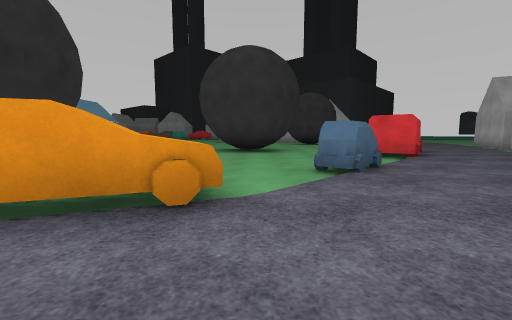
[1] (above)

18 first-person views from a walk through a 3-D level made in the Unity game engine. The camera is 1.2 m above the floor, tilts 6° down and sees 90° across. Doors are open. The floor is counted in squares, 2 m on a side. Each view is taken from the middle of a square. On the plan, view 1 faces up. The plan holds only what a view shows up to about 9 squares ahead; the rest is blank. The place goes on beyond the plan. The player is left out. Some surface patterns are stand-ins.

[2]
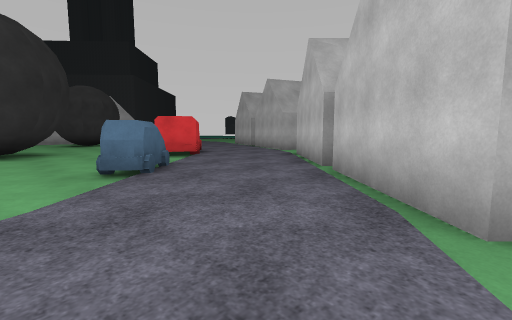

[3]
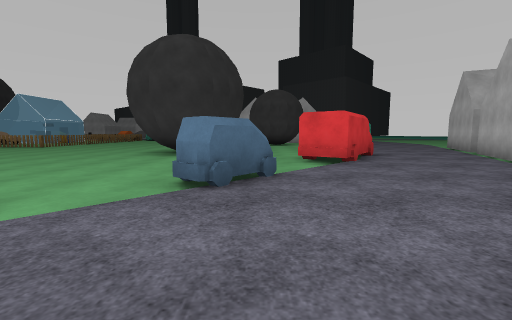

[4]
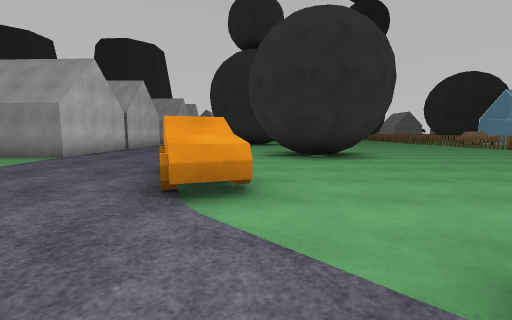

[5]
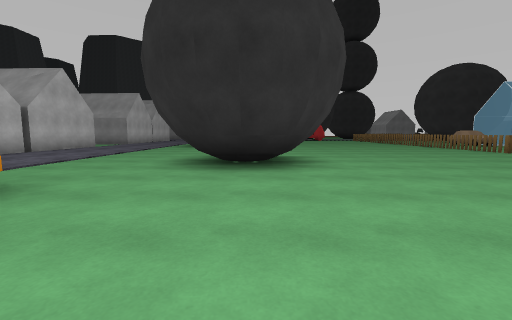

[6]
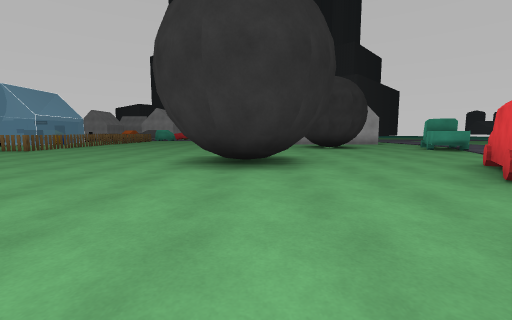

[7]
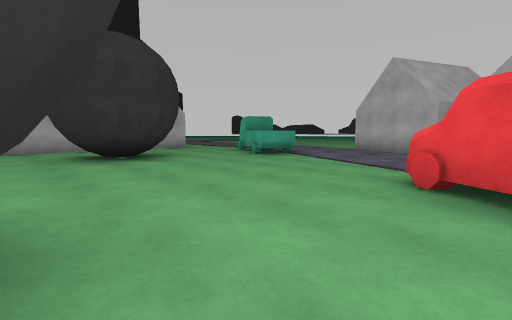

[8]
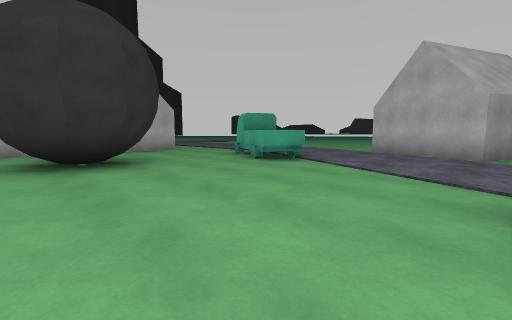

[9]
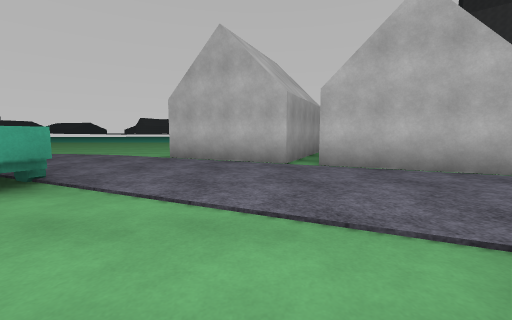

[10]
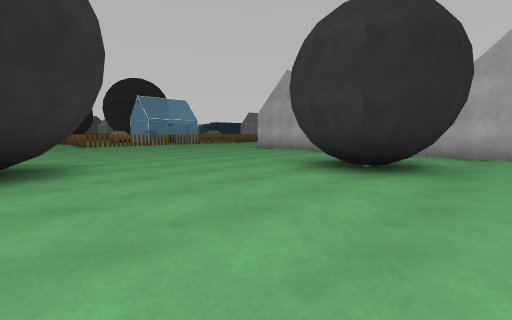

[11]
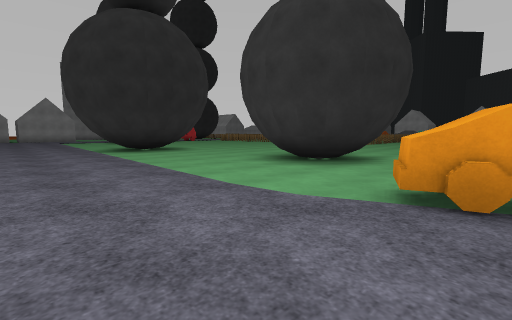

[12]
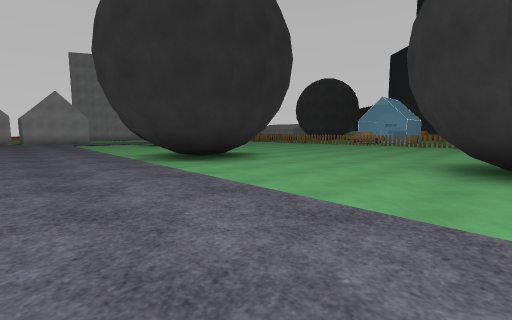

[13]
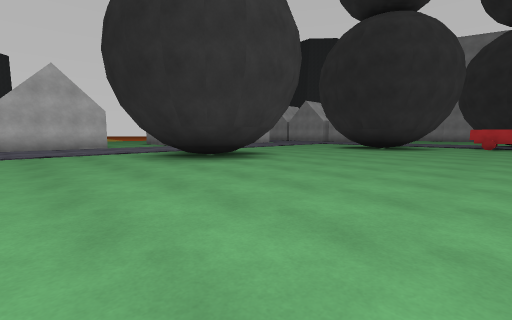

[14]
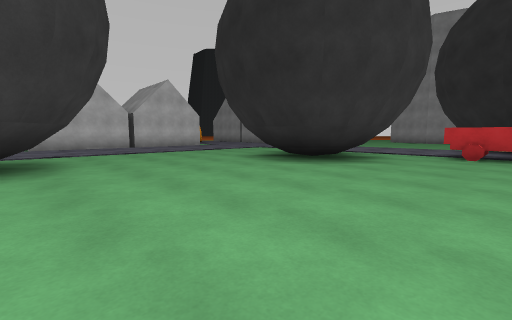

[15]
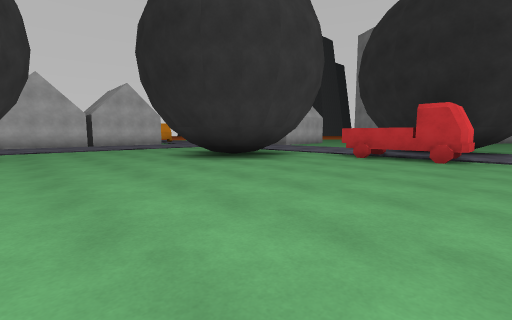

[16]
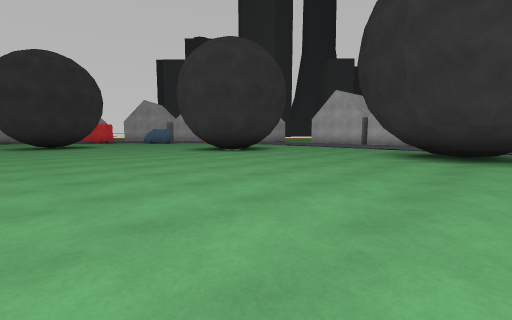

[17]
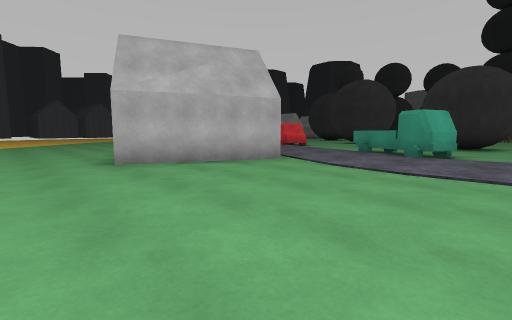

[18]
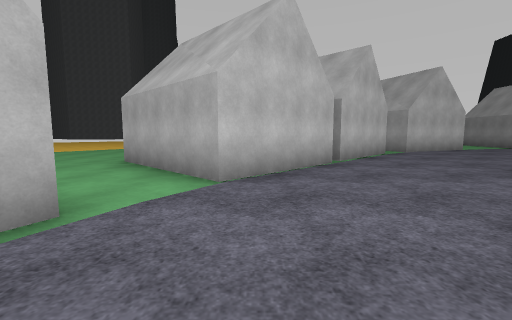

### Floor plan
Key: @ floor where view 1 was taken; # wall or solid block; . floor; = window, fence, low wall or low ledge; C car.
Columns run from 23 left of view 1 to 15 right of it. Each row starts with its distance up from view 1.
 16                      .....##...........
 15                     .....###..#........
 14                    ......###..CC.......
 13               .=.............CC........
 12               ##..................#....
 11 #.....................##.........####..
 10 ##CC..................###........##  ..
  9 ##C...................###...C...### ...
  8 #.C........................CC...####...
  7 ....##....................CC...##   ...
  6 ... ###..........##........C...#    ...
  5  ..  ##.........####.....C.......   ...
  4      #....###...####....#C...##..    ..
  3     ......###...............####..
  2     ......###.......CCC....##  #...
  1      .....................##     ..
  0      ..................@.##      ...
 -1      ..................##         ..
 -2         ##   ######..
 -3                   #.
 -4                   #

Where each view was taken, in squares from view 1:
view 1: 0 up, 0 right, facing up
view 2: 0 up, 0 right, facing up-right
view 3: 1 up, 2 right, facing up
view 4: 3 up, 2 right, facing left
view 5: 5 up, 0 right, facing left
view 6: 4 up, 0 right, facing up
view 7: 8 up, 1 right, facing up-right
view 8: 9 up, 2 right, facing up-right
view 9: 10 up, 4 right, facing right
view 10: 10 up, 5 right, facing up-left
view 11: 1 down, 2 left, facing up-left
view 12: 1 down, 6 left, facing up-left
view 13: 9 up, 8 left, facing down-left
view 14: 9 up, 13 left, facing down-left
view 15: 11 up, 14 left, facing down-left
view 16: 11 up, 13 left, facing down-right
view 17: 16 up, 15 right, facing down-left
view 18: 8 up, 6 right, facing down
